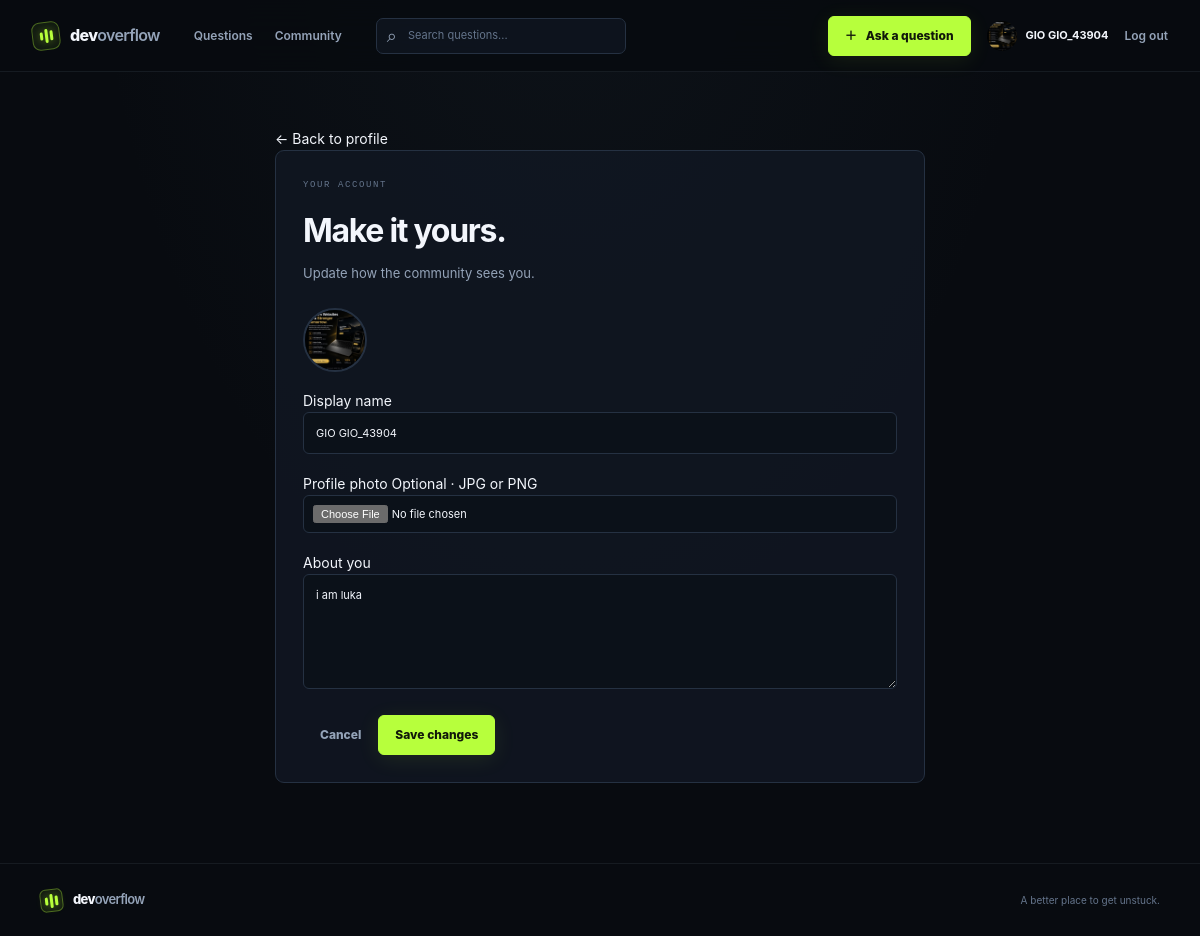
Screenshot of /users/profile/edit/ with the database file from the repository.
### users/models.py (models this page shows)
class Users(models.Model):
    name = models.CharField()
    email = models.EmailField()
    password = models.CharField()
    bio = models.TextField()
    avatar = models.ImageField(
        upload_to="avatars/",
        default="avatars/default.png",
        blank=True
    )
    is_curentUser = models.BooleanField(default=0)

### users/views.py (the view, shortened to what this page needs)
# urls.py: path("profile/edit/", views.edit_profile, name="edit_profile"),
def edit_profile(req):
    user = get_curent_user()
    if user is None:
        return redirect("login_user")
    return render(req, "edit_profile.html", {
        "user": user
    })

### users/context_processors.py (called while the page is built)
def current_user(request):
    return {"current_user": get_curent_user()}

### users/utils.py (called while the page is built)
def get_curent_user():
    return Users.objects.filter(is_curentUser=True).first()

### users/templates/edit_profile.html (shortened to what this page needs)
{% extends "master.html" %}
{% load static %}
{% block extra_styles %}<link rel="stylesheet" href="{% static 'CSS/profile.css' %}">{% endblock extra_styles %}
{% block main %}
<div class="edit-profile-page">
    <a class="back-to-questions" href="{% url 'profile' %}"><span aria-hidden="true">←</span> Back to profile</a>
    <section class="edit-profile-card">
        <p class="eyebrow">YOUR ACCOUNT</p>
        <h1>Make it yours.</h1>
        <p class="page-intro">Update how the community sees you.</p>
        <form class="edit-form" method="POST" enctype="multipart/form-data">
            {% if user.avatar and user.avatar.name != "avatars/default.png" %}<img class="edit-avatar" src="{{ user.avatar.url }}" alt="Current profile avatar">{% endif %}
            <div class="form-field"><label for="name">Display name</label><input type="text" id="name" name="name" value="{{ user.name }}" required></div>
            <div class="form-field"><label for="avatar">Profile photo <span>Optional · JPG or PNG</span></label><input type="file" id="avatar" name="avatar" accept="image/*"></div>
            <div class="form-field"><label for="bio">About you</label><textarea id="bio" name="bio" rows="5" placeholder="What do you like building?">{{ user.bio }}</textarea></div>
            <div class="form-actions"><a class="button button-quiet" href="{% url 'profile' %}">Cancel</a><button class="button button-primary" type="submit">Save changes</button></div>
        </form>
    </section>
</div>
{% endblock main %}

### users/templates/master.html (shortened to what this page needs)
<!DOCTYPE html>
<html lang="en">
<head>
    {% load static %}
    <link rel="stylesheet" href="{% static 'CSS/global.css' %}">
    <link rel="stylesheet" href="{% static 'CSS/responsive.css' %}">
    {% block extra_styles %}{% endblock extra_styles %}
</head>
<body>
    <header class="site-header">
        <nav class="nav-shell" aria-label="Main navigation">
            <a class="brand" href="{% url 'main_page' %}" aria-label="DevOverflow home">
                <span class="brand-mark" aria-hidden="true"><span></span><span></span><span></span></span>
                <span>dev<span class="brand-accent">overflow</span></span>
            </a>
            <div class="nav-links">
                <a class="nav-link" href="{% url 'main_page' %}">Questions</a>
                <a class="nav-link" href="{% url 'main_page' %}#community">Community</a>
            </div>
            <form class="nav-search" action="{% url 'main_page' %}" method="get" role="search">
                <span class="search-icon" aria-hidden="true">⌕</span>
                <input id="site-search" type="search" name="q" placeholder="Search questions..." value="{{ search_query }}">
            </form>
            <div class="nav-actions">
                <a class="button button-primary nav-ask" href="{% url 'add_questions' %}"><span aria-hidden="true">＋</span> Ask a question</a>
                {% if current_user %}
                    <a class="user-menu" href="{% url 'profile' %}" aria-label="View {{ current_user.name }}'s profile">
                        {% if current_user.avatar and current_user.avatar.name != "avatars/default.png" %}
                            <img class="avatar avatar-small" src="{{ current_user.avatar.url }}" alt="">
                        {% else %}
                            <span class="avatar avatar-small avatar-fallback" aria-hidden="true">{{ current_user.name|first|upper }}</span>
                        {% endif %}
                        <span class="user-menu-name">{{ current_user.name }}</span>
                    </a>
                    <a class="nav-link nav-logout" href="{% url 'logout' %}">Log out</a>
                {% else %}
                    <a class="nav-link nav-login" href="{% url 'login_user' %}">Log in</a>
                    <a class="button button-outline nav-register" href="{% url 'register' %}">Create account</a>
                {% endif %}
            </div>
        </nav>
    </header>
    <main class="page-shell">
    {% block main %}
    {% endblock main %}
    </main>
    <footer class="site-footer">
        <div class="footer-inner">
            <a class="brand footer-brand" href="{% url 'main_page' %}">
                <span class="brand-mark" aria-hidden="true"><span></span><span></span><span></span></span>
                <span>dev<span class="brand-accent">overflow</span></span>
            </a>
            <span>A better place to get unstuck.</span>
        </div>
    </footer>
</body>
</html>

### questions/static/CSS/profile.css (style rules this page uses)
.edit-profile-page { max-width: 650px; margin: 0 auto; }
.edit-profile-card { padding: 27px; border: 1px solid var(--border); border-radius: 9px; background: rgba(17, 24, 35, 0.78); }
.edit-profile-card h1 { margin: 0; font-size: 32px; letter-spacing: -1.3px; }
.edit-profile-card > .page-intro { margin: 5px 0 23px; }
.edit-form .form-field { margin-bottom: 18px; }
.edit-form .form-field input, .edit-form .form-field textarea { width: 100%; padding: 11px 12px; font-size: 11px; }
.edit-form .form-field input[type="file"] { padding: 9px; }
.edit-form .form-field textarea { resize: vertical; }
.edit-avatar { display: block; width: 64px; height: 64px; margin-bottom: 17px; border: 2px solid var(--border); border-radius: 50%; object-fit: cover; }
.edit-form .form-actions { margin-top: 20px; }

### rows the page displays
Users: avatar (picture), name "GIO GIO_43904", bio "i am luka"
